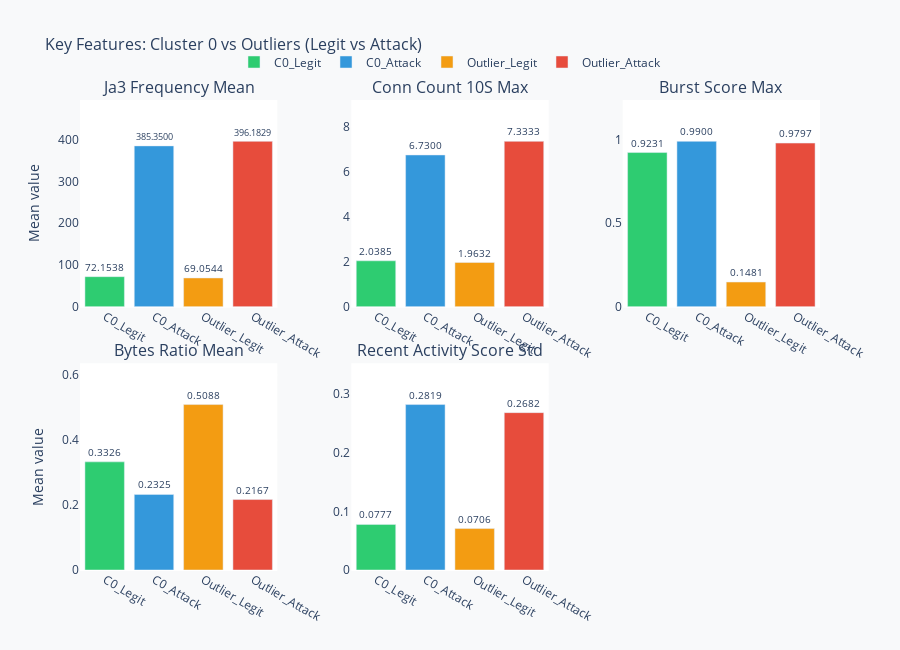

The notebook cell saved with this chart:
### Code cell
import plotly.graph_objects as go
from plotly.subplots import make_subplots

# Features más discriminantes
discriminant_features = [
    'ja3_frequency_mean',
    'conn_count_10s_max',
    'burst_score_max',
    'bytes_ratio_mean',
    'recent_activity_score_std',
    
]

def format_value(v):
    if pd.isna(v):
        return "NaN"
    elif abs(v) >= 1e-3:
        return f"{v:.4f}"
    else:
        return f"{v:.2e}"

fig_bars = make_subplots(
    rows=2, cols=3,
    subplot_titles=[f.replace('_', ' ').title() for f in discriminant_features],
    vertical_spacing=0.12,
    horizontal_spacing=0.10
)

# NUEVOS grupos coherentes con HDBSCAN
group_names = [
    'C0_Legit',
    'C0_Attack',
    'Outlier_Legit',
    'Outlier_Attack',
]

colors = ['#2ecc71','#3498db', '#f39c12', '#e74c3c']

for idx, feature in enumerate(discriminant_features):
    row = idx // 3 + 1
    col = idx % 3 + 1
    
    values = [
        comparison_df.loc[comparison_df['Feature'] == feature, 'C0_Legit'].values[0],
        comparison_df.loc[comparison_df['Feature'] == feature, 'C0_Attack'].values[0],
        comparison_df.loc[comparison_df['Feature'] == feature, 'Outlier_Legit'].values[0],

        comparison_df.loc[comparison_df['Feature'] == feature, 'Outlier_Attack'].values[0],
    ]
    
    max_val = max([v for v in values if not pd.isna(v)], default=0)
    y_max = max(0.001, max_val * 1.25)
    fig_bars.update_yaxes(range=[0, y_max], row=row, col=col)
    
    for group, value, color in zip(group_names, values, colors):
        fig_bars.add_trace(
            go.Bar(
                x=[group],
                y=[value],
                name=group if idx == 0 else None,
                marker_color=color,
                text=[format_value(value)],
                textposition='outside',
                textfont=dict(size=10),
                showlegend=(idx == 0),
                hovertemplate=(
                    f'<b>{group}</b><br>'
                    f'{feature}: %{{y:.6f}}<extra></extra>'
                )
            ),
            row=row, col=col
        )

fig_bars.update_yaxes(title_text="Mean value", col=1)
fig_bars.update_layout(
    title_text='Key Features: Cluster 0 vs Outliers (Legit vs Attack)',
    title_font_size=16,
    height=650,
    showlegend=True,
    legend=dict(
        orientation="h",
        yanchor="bottom",
        y=1.05,
        xanchor="center",
        x=0.5
    ),
    plot_bgcolor='white',
    paper_bgcolor='#f8f9fa'
)

fig_bars.show()

### Figure 1 — Plotly figure (JSON) as saved in the notebook; plotly's stock layout.template omitted (floating-point values rounded to 4 significant figures)
{"data": [{"hovertemplate": "<b>C0_Legit</b><br>ja3_frequency_mean: %{y:.6f}<extra></extra>", "marker": {"color": "#2ecc71"}, "name": "C0_Legit", "showlegend": true, "text": ["72.1538"], "textfont": {"size": 10}, "textposition": "outside", "type": "bar", "x": ["C0_Legit"], "xaxis": "x", "y": [72.15], "yaxis": "y"}, {"hovertemplate": "<b>C0_Attack</b><br>ja3_frequency_mean: %{y:.6f}<extra></extra>", "marker": {"color": "#3498db"}, "name": "C0_Attack", "showlegend": true, "text": ["385.3500"], "textfont": {"size": 10}, "textposition": "outside", "type": "bar", "x": ["C0_Attack"], "xaxis": "x", "y": [385.4], "yaxis": "y"}, {"hovertemplate": "<b>Outlier_Legit</b><br>ja3_frequency_mean: %{y:.6f}<extra></extra>", "marker": {"color": "#f39c12"}, "name": "Outlier_Legit", "showlegend": true, "text": ["69.0544"], "textfont": {"size": 10}, "textposition": "outside", "type": "bar", "x": ["Outlier_Legit"], "xaxis": "x", "y": [69.05], "yaxis": "y"}, {"hovertemplate": "<b>Outlier_Attack</b><br>ja3_frequency_mean: %{y:.6f}<extra></extra>", "marker": {"color": "#e74c3c"}, "name": "Outlier_Attack", "showlegend": true, "text": ["396.1829"], "textfont": {"size": 10}, "textposition": "outside", "type": "bar", "x": ["Outlier_Attack"], "xaxis": "x", "y": [396.2], "yaxis": "y"}, {"hovertemplate": "<b>C0_Legit</b><br>conn_count_10s_max: %{y:.6f}<extra></extra>", "marker": {"color": "#2ecc71"}, "showlegend": false, "text": ["2.0385"], "textfont": {"size": 10}, "textposition": "outside", "type": "bar", "x": ["C0_Legit"], "xaxis": "x2", "y": [2.038], "yaxis": "y2"}, {"hovertemplate": "<b>C0_Attack</b><br>conn_count_10s_max: %{y:.6f}<extra></extra>", "marker": {"color": "#3498db"}, "showlegend": false, "text": ["6.7300"], "textfont": {"size": 10}, "textposition": "outside", "type": "bar", "x": ["C0_Attack"], "xaxis": "x2", "y": [6.73], "yaxis": "y2"}, {"hovertemplate": "<b>Outlier_Legit</b><br>conn_count_10s_max: %{y:.6f}<extra></extra>", "marker": {"color": "#f39c12"}, "showlegend": false, "text": ["1.9632"], "textfont": {"size": 10}, "textposition": "outside", "type": "bar", "x": ["Outlier_Legit"], "xaxis": "x2", "y": [1.963], "yaxis": "y2"}, {"hovertemplate": "<b>Outlier_Attack</b><br>conn_count_10s_max: %{y:.6f}<extra></extra>", "marker": {"color": "#e74c3c"}, "showlegend": false, "text": ["7.3333"], "textfont": {"size": 10}, "textposition": "outside", "type": "bar", "x": ["Outlier_Attack"], "xaxis": "x2", "y": [7.333], "yaxis": "y2"}, {"hovertemplate": "<b>C0_Legit</b><br>burst_score_max: %{y:.6f}<extra></extra>", "marker": {"color": "#2ecc71"}, "showlegend": false, "text": ["0.9231"], "textfont": {"size": 10}, "textposition": "outside", "type": "bar", "x": ["C0_Legit"], "xaxis": "x3", "y": [0.9231], "yaxis": "y3"}, {"hovertemplate": "<b>C0_Attack</b><br>burst_score_max: %{y:.6f}<extra></extra>", "marker": {"color": "#3498db"}, "showlegend": false, "text": ["0.9900"], "textfont": {"size": 10}, "textposition": "outside", "type": "bar", "x": ["C0_Attack"], "xaxis": "x3", "y": [0.99], "yaxis": "y3"}, {"hovertemplate": "<b>Outlier_Legit</b><br>burst_score_max: %{y:.6f}<extra></extra>", "marker": {"color": "#f39c12"}, "showlegend": false, "text": ["0.1481"], "textfont": {"size": 10}, "textposition": "outside", "type": "bar", "x": ["Outlier_Legit"], "xaxis": "x3", "y": [0.1481], "yaxis": "y3"}, {"hovertemplate": "<b>Outlier_Attack</b><br>burst_score_max: %{y:.6f}<extra></extra>", "marker": {"color": "#e74c3c"}, "showlegend": false, "text": ["0.9797"], "textfont": {"size": 10}, "textposition": "outside", "type": "bar", "x": ["Outlier_Attack"], "xaxis": "x3", "y": [0.9797], "yaxis": "y3"}, {"hovertemplate": "<b>C0_Legit</b><br>bytes_ratio_mean: %{y:.6f}<extra></extra>", "marker": {"color": "#2ecc71"}, "showlegend": false, "text": ["0.3326"], "textfont": {"size": 10}, "textposition": "outside", "type": "bar", "x": ["C0_Legit"], "xaxis": "x4", "y": [0.3326], "yaxis": "y4"}, {"hovertemplate": "<b>C0_Attack</b><br>bytes_ratio_mean: %{y:.6f}<extra></extra>", "marker": {"color": "#3498db"}, "showlegend": false, "text": ["0.2325"], "textfont": {"size": 10}, "textposition": "outside", "type": "bar", "x": ["C0_Attack"], "xaxis": "x4", "y": [0.2325], "yaxis": "y4"}, {"hovertemplate": "<b>Outlier_Legit</b><br>bytes_ratio_mean: %{y:.6f}<extra></extra>", "marker": {"color": "#f39c12"}, "showlegend": false, "text": ["0.5088"], "textfont": {"size": 10}, "textposition": "outside", "type": "bar", "x": ["Outlier_Legit"], "xaxis": "x4", "y": [0.5088], "yaxis": "y4"}, {"hovertemplate": "<b>Outlier_Attack</b><br>bytes_ratio_mean: %{y:.6f}<extra></extra>", "marker": {"color": "#e74c3c"}, "showlegend": false, "text": ["0.2167"], "textfont": {"size": 10}, "textposition": "outside", "type": "bar", "x": ["Outlier_Attack"], "xaxis": "x4", "y": [0.2167], "yaxis": "y4"}, {"hovertemplate": "<b>C0_Legit</b><br>recent_activity_score_std: %{y:.6f}<extra></extra>", "marker": {"color": "#2ecc71"}, "showlegend": false, "text": ["0.0777"], "textfont": {"size": 10}, "textposition": "outside", "type": "bar", "x": ["C0_Legit"], "xaxis": "x5", "y": [0.0777], "yaxis": "y5"}, {"hovertemplate": "<b>C0_Attack</b><br>recent_activity_score_std: %{y:.6f}<extra></extra>", "marker": {"color": "#3498db"}, "showlegend": false, "text": ["0.2819"], "textfont": {"size": 10}, "textposition": "outside", "type": "bar", "x": ["C0_Attack"], "xaxis": "x5", "y": [0.2819], "yaxis": "y5"}, {"hovertemplate": "<b>Outlier_Legit</b><br>recent_activity_score_std: %{y:.6f}<extra></extra>", "marker": {"color": "#f39c12"}, "showlegend": false, "text": ["0.0706"], "textfont": {"size": 10}, "textposition": "outside", "type": "bar", "x": ["Outlier_Legit"], "xaxis": "x5", "y": [0.07065], "yaxis": "y5"}, {"hovertemplate": "<b>Outlier_Attack</b><br>recent_activity_score_std: %{y:.6f}<extra></extra>", "marker": {"color": "#e74c3c"}, "showlegend": false, "text": ["0.2682"], "textfont": {"size": 10}, "textposition": "outside", "type": "bar", "x": ["Outlier_Attack"], "xaxis": "x5", "y": [0.2682], "yaxis": "y5"}], "layout": {"annotations": [{"font": {"size": 16}, "showarrow": false, "text": "Ja3 Frequency Mean", "x": 0.1333, "xanchor": "center", "xref": "paper", "y": 1, "yanchor": "bottom", "yref": "paper"}, {"font": {"size": 16}, "showarrow": false, "text": "Conn Count 10S Max", "x": 0.5, "xanchor": "center", "xref": "paper", "y": 1, "yanchor": "bottom", "yref": "paper"}, {"font": {"size": 16}, "showarrow": false, "text": "Burst Score Max", "x": 0.8667, "xanchor": "center", "xref": "paper", "y": 1, "yanchor": "bottom", "yref": "paper"}, {"font": {"size": 16}, "showarrow": false, "text": "Bytes Ratio Mean", "x": 0.1333, "xanchor": "center", "xref": "paper", "y": 0.44, "yanchor": "bottom", "yref": "paper"}, {"font": {"size": 16}, "showarrow": false, "text": "Recent Activity Score Std", "x": 0.5, "xanchor": "center", "xref": "paper", "y": 0.44, "yanchor": "bottom", "yref": "paper"}], "height": 650, "legend": {"orientation": "h", "x": 0.5, "xanchor": "center", "y": 1.05, "yanchor": "bottom"}, "paper_bgcolor": "#f8f9fa", "plot_bgcolor": "white", "showlegend": true, "title": {"font": {"size": 16}, "text": "Key Features: Cluster 0 vs Outliers (Legit vs Attack)"}, "xaxis": {"anchor": "y", "domain": [0, 0.2667]}, "xaxis2": {"anchor": "y2", "domain": [0.3667, 0.6333]}, "xaxis3": {"anchor": "y3", "domain": [0.7333, 1]}, "xaxis4": {"anchor": "y4", "domain": [0, 0.2667]}, "xaxis5": {"anchor": "y5", "domain": [0.3667, 0.6333]}, "xaxis6": {"anchor": "y6", "domain": [0.7333, 1]}, "yaxis": {"anchor": "x", "domain": [0.56, 1], "range": [0, 495.2], "title": {"text": "Mean value"}}, "yaxis2": {"anchor": "x2", "domain": [0.56, 1], "range": [0, 9.167]}, "yaxis3": {"anchor": "x3", "domain": [0.56, 1], "range": [0, 1.238]}, "yaxis4": {"anchor": "x4", "domain": [0, 0.44], "range": [0, 0.636], "title": {"text": "Mean value"}}, "yaxis5": {"anchor": "x5", "domain": [0, 0.44], "range": [0, 0.3524]}, "yaxis6": {"anchor": "x6", "domain": [0, 0.44]}}}
